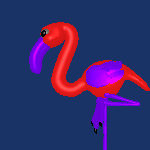

Write Python code to recreate this figure.
#!/usr/bin/env python

# Test vtkRenderLargeImage with a camera window center offset,
# displaying the magnified result using vtkImageSliceMapper.

# Factory overrides
import vtkmodules.vtkInteractionStyle  # noqa: F401
import vtkmodules.vtkRenderingFreeType  # noqa: F401
import vtkmodules.vtkRenderingOpenGL2  # noqa: F401

import os

from vtkmodules.vtkFiltersHybrid import vtkRenderLargeImage
from vtkmodules.vtkIOImport import vtk3DSImporter
from vtkmodules.vtkInteractionStyle import vtkInteractorStyleImage
from vtkmodules.vtkRenderingCore import (
    vtkRenderWindow,
    vtkRenderWindowInteractor,
    vtkRenderer,
)
from vtkmodules.vtkRenderingCore import vtkImageSlice, vtkImageSliceMapper

data_dir = os.environ.get("VPE_DATA_DIR", os.path.dirname(os.path.abspath(__file__)))

# Scene render window (offscreen source)
renderer_scene = vtkRenderer()
render_window_scene = vtkRenderWindow()
render_window_scene.AddRenderer(renderer_scene)

# Import 3DS scene
importer = vtk3DSImporter()
importer.SetRenderWindow(render_window_scene)
importer.ComputeNormalsOn()
importer.SetFileName(os.path.join(data_dir, "iflamigm.3ds"))
importer.Update()

importer.GetRenderer().SetBackground(0.1, 0.2, 0.4)
importer.GetRenderWindow().SetSize(150, 150)

# Get the renderer created by the importer
ren_collection = render_window_scene.GetRenderers()
ren_collection.InitTraversal()
ren = ren_collection.GetNextItem()

# Change view up to +z with window center offset
ren.GetActiveCamera().SetWindowCenter(-0.2, 0.3)
ren.GetActiveCamera().SetPosition(0, 1, 0)
ren.GetActiveCamera().SetFocalPoint(0, 0, 0)
ren.GetActiveCamera().SetViewUp(0, 0, 1)
ren.ResetCamera()
ren.GetActiveCamera().Dolly(1.4)
renderer_scene.ResetCameraClippingRange()

# Render large image
render_large = vtkRenderLargeImage()
render_large.SetInput(renderer_scene)
render_large.SetMagnification(3)
render_large.Update()

# Display using vtkImageSliceMapper + vtkImageSlice
image_mapper = vtkImageSliceMapper()
image_mapper.SetInputConnection(render_large.GetOutputPort())

image_slice = vtkImageSlice()
image_slice.SetMapper(image_mapper)
image_slice.GetProperty().SetColorWindow(255)
image_slice.GetProperty().SetColorLevel(127.5)

# Viewer renderer
renderer = vtkRenderer()
renderer.AddViewProp(image_slice)

# Window
render_window = vtkRenderWindow()
render_window.AddRenderer(renderer)
render_window.SetSize(450, 450)
render_window.SetWindowName("large image offset")

# Interactor
interactor = vtkRenderWindowInteractor()
interactor.SetRenderWindow(render_window)
interactor_style_image = vtkInteractorStyleImage()
interactor.SetInteractorStyle(interactor_style_image)

# Scene
renderer.GetActiveCamera().ParallelProjectionOn()
renderer.ResetCamera()

interactor.Initialize()
interactor.Start()
